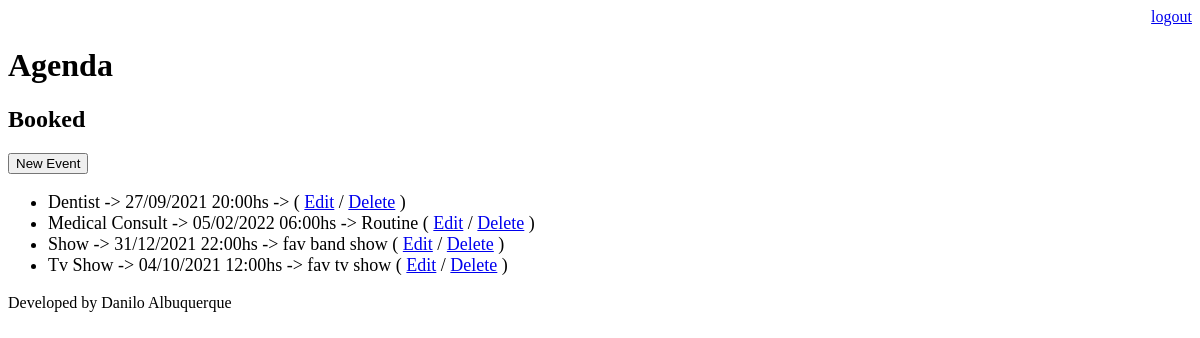
Page /agenda/ (signed in) on the earlier database version.
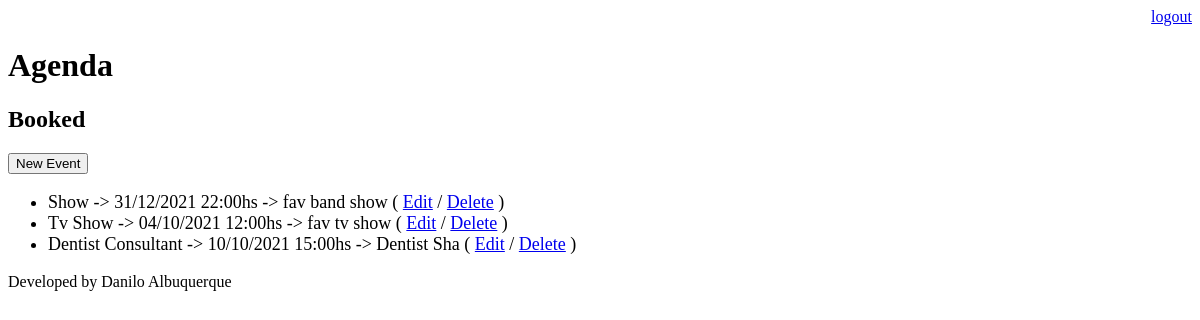
Same page on the later database version.
### core/models.py (models this page shows, shortened)
class Event(models.Model):
    title = models.CharField(max_length=100)
    description = models.TextField(blank=True, null=True)
    event_date = models.DateTimeField(verbose_name='Event date')
    creation_date = models.DateTimeField(auto_now=True)
    user = models.ForeignKey(User, on_delete=models.CASCADE)
    class Meta:
        db_table = 'event'
    def get_data_creation(self):
        return self.event_date.strftime('%d/%m/%Y %H:%Mhs')

### core/views.py (the view)
# urls.py: path('agenda/', views.events_list),
@login_required(login_url='/login/')
def events_list(request):
    user = request.user
    event = Event.objects.filter(user=user)
    data = {'events':event}
    return render(request, 'agenda.html', data)

### templates/agenda.html
{% extends "model-page.html" %}
{% block content %}
    <h2>Booked</h2>
    <a href="event/">
        <button type="button">New Event</button>
    </a>
    <ul style="font-size: 18px">
        {% for event in events %}
            <li>
                {{ event.title }} -> {{ event.get_data_creation }} -> {{ event.description }}
                ( <a href="event/?id={{ event.id }}">Edit</a>
                / <a href="event/delete/{{ event.id }}/">Delete</a> )
            </li>
        {% endfor %}
    </ul>
{% endblock %}

### templates/model-page.html
<!DOCTYPE html>
<html lang="en">
<head>
    {% include "model-header.html" %}
</head>
<body>
    {% block content %} {% endblock %}
    {% include "model-footer.html" %}
</body>
</html>

### templates/model-header.html (shortened to what this page needs)
<div align="right">
<a href="/logout">logout</a>
</div>
<h1>Agenda</h1>

### templates/model-footer.html
<p>Developed by Danilo Albuquerque</p>

Differences in the rows shown:
removed Event: title "Dentist", get_data_creation "27/09/2021 20:00hs"
removed Event: title "Medical Consult", get_data_creation "05/02/2022 06:00hs", description "Routine"
added Event: title "Dentist Consultant", get_data_creation "10/10/2021 15:00hs", description "Dentist Sha"
